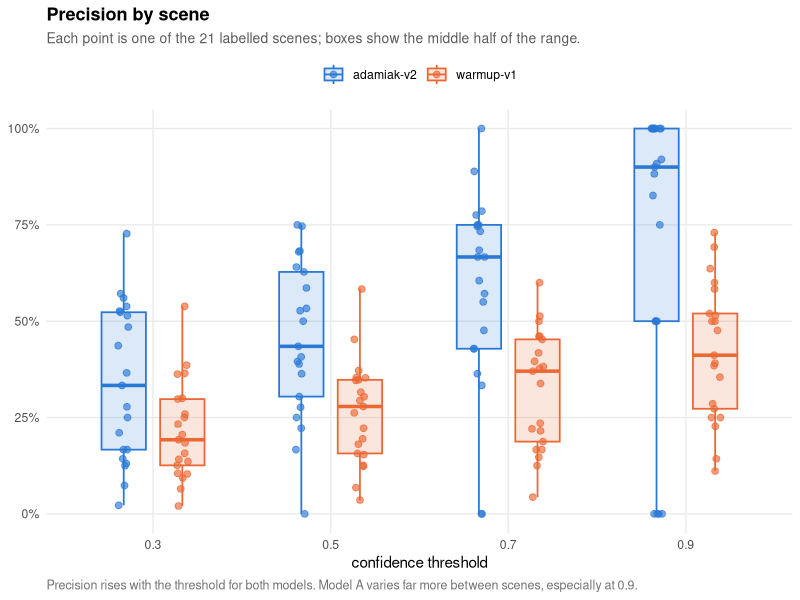
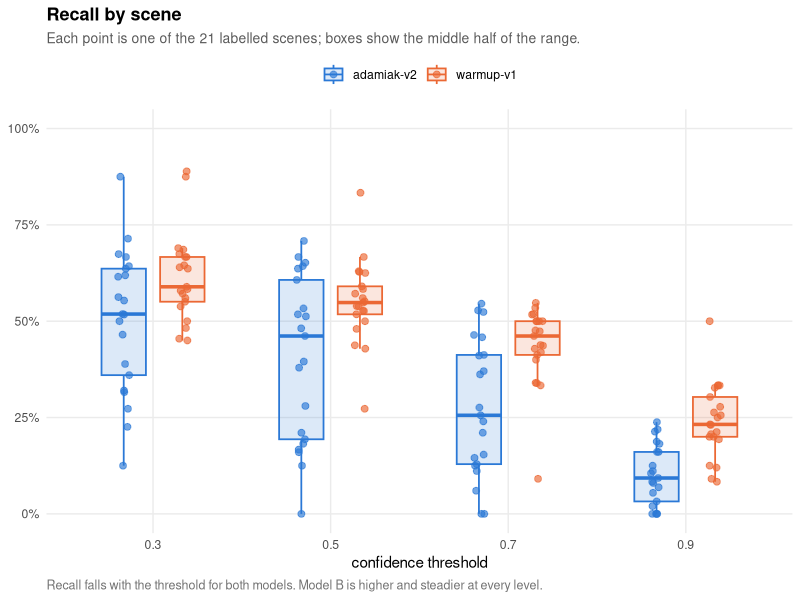
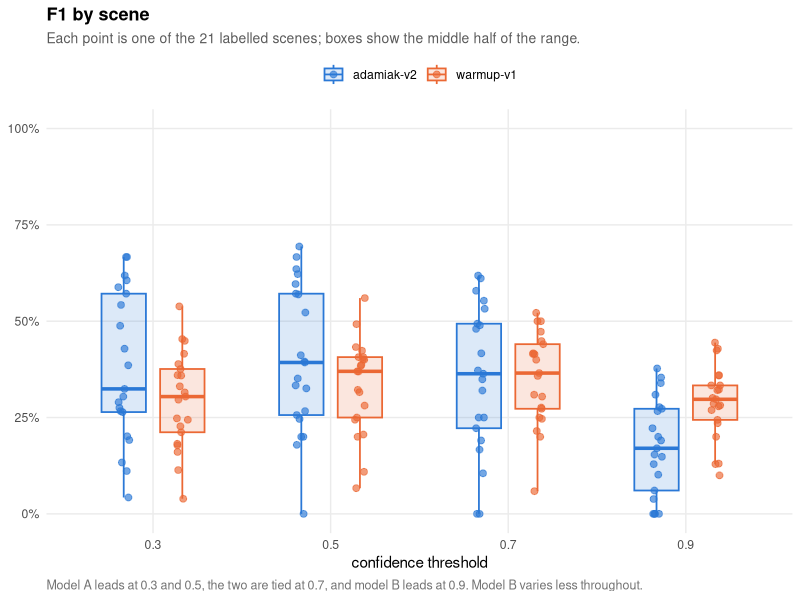
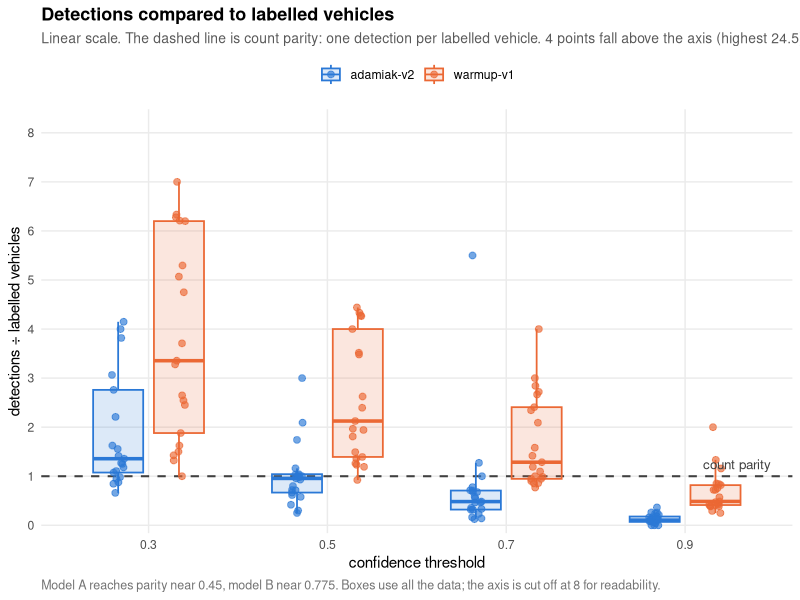
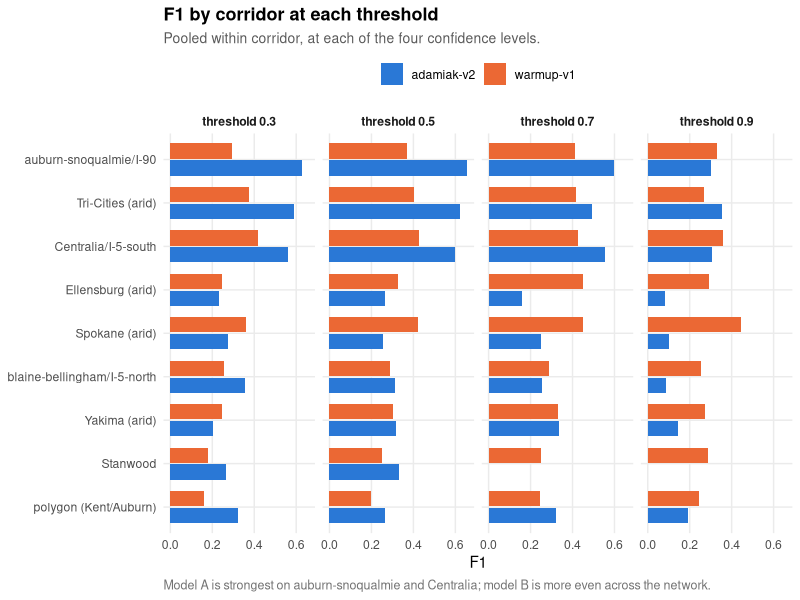
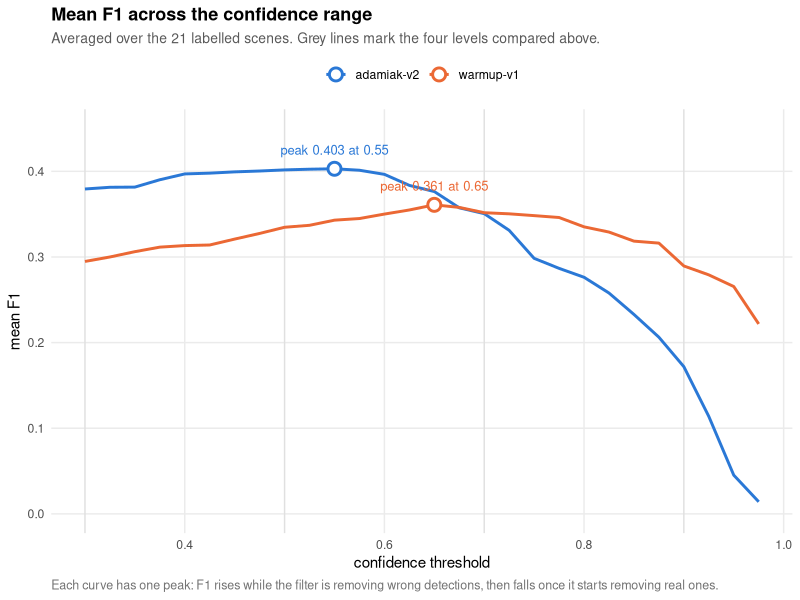
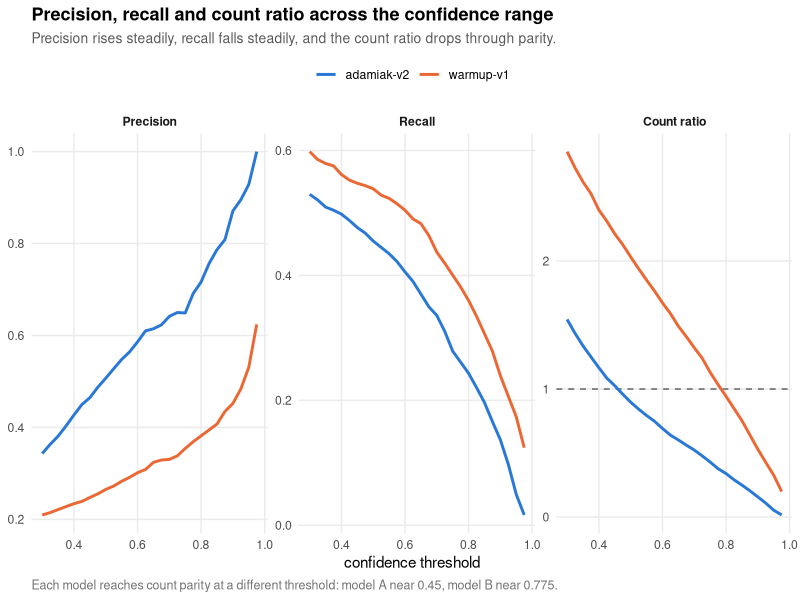

R code for these plots, in order:
## ---- chunk 1
knitr::opts_chunk$set(echo = FALSE, message = FALSE, warning = FALSE, dpi = 150, fig.retina = 2)
suppressPackageStartupMessages({
  library(readr); library(dplyr); library(tidyr); library(tibble)
  library(ggplot2); library(forcats); library(scales)
})
MODELS <- c(MODEL_A = "adamiak-v2", MODEL_B = "warmup-v1")
PAL    <- c("adamiak-v2" = "#2a78d6", "warmup-v1" = "#eb6834")
FOCUS  <- c(0.3, 0.5, 0.7, 0.9)

theme_set(theme_minimal(base_size = 11) +
  theme(panel.grid.minor = element_blank(),
        plot.title = element_text(face = "bold", size = 13),
        plot.subtitle = element_text(colour = "grey35", size = 10),
        plot.caption = element_text(colour = "grey45", size = 9, hjust = 0),
        strip.text = element_text(face = "bold"),
        legend.position = "top", legend.title = element_blank()))

results <- read_csv("data/results.csv", show_col_types = FALSE) |>
  mutate(model = recode(model, !!!MODELS), model = factor(model, levels = unname(MODELS)))
sweep <- read_csv("data/threshold_sweep.csv", show_col_types = FALSE) |>
  mutate(model = recode(model, !!!MODELS), model = factor(model, levels = unname(MODELS)))
scenes <- read_csv("data/scenes.csv", show_col_types = FALSE)

pooled <- function(df, ...) {
  df |> group_by(...) |>
    summarise(TP = sum(TP), FP = sum(FP), FN = sum(FN),
              detected = sum(detected_count), annotated = sum(annotated_count), .groups = "drop") |>
    mutate(precision = TP / pmax(TP + FP, 1), recall = TP / pmax(TP + FN, 1),
           f1 = 2 * TP / pmax(2 * TP + FP + FN, 1), count_ratio = detected / pmax(annotated, 1))
}
foc <- results |> filter(threshold %in% FOCUS)
## ---- chunk 2
scenes |> filter(labelled_vehicles > 0) |>
  group_by(Corridor = corridor) |>
  summarise(Scenes = n(), Vehicles = sum(labelled_vehicles),
            `Area (km²)` = round(sum(valid_km2), 1),
            `Vehicles per km²` = round(sum(labelled_vehicles) / sum(valid_km2), 2),
            `Date range` = if (n() == 1) as.character(min(date))
                           else paste(min(date), "to", max(date)), .groups = "drop") |>
  arrange(desc(Vehicles))
## ---- chunk 3
pooled(foc, model, threshold) |>
  transmute(Model = model, Threshold = threshold, TP, FP, FN,
            Detections = detected, Labelled = annotated,
            Precision = round(precision, 3), Recall = round(recall, 3),
            F1 = round(f1, 3), `Count ratio` = round(count_ratio, 2))
## ---- chunk 4
box_metric <- function(var, title, sub, cap) {
  foc |>
    ggplot(aes(factor(threshold), .data[[var]], colour = model, fill = model)) +
    geom_boxplot(alpha = 0.16, width = 0.5, outlier.shape = NA, linewidth = 0.6,
                 position = position_dodge(width = 0.66)) +
    geom_point(position = position_jitterdodge(jitter.width = 0.13, dodge.width = 0.66),
               alpha = 0.65, size = 2) +
    scale_colour_manual(values = PAL) + scale_fill_manual(values = PAL) +
    scale_y_continuous(limits = c(0, 1), labels = percent_format(accuracy = 1)) +
    labs(title = title, subtitle = sub, x = "confidence threshold", y = NULL, caption = cap)
}
## ---- chunk 5
box_metric("precision", "Precision by scene",
  "Each point is one of the 21 labelled scenes; boxes show the middle half of the range.",
  "Precision rises with the threshold for both models. Model A varies far more between scenes, especially at 0.9.")
## ---- chunk 6
box_metric("recall", "Recall by scene",
  "Each point is one of the 21 labelled scenes; boxes show the middle half of the range.",
  "Recall falls with the threshold for both models. Model B is higher and steadier at every level.")
## ---- chunk 7
box_metric("f1", "F1 by scene",
  "Each point is one of the 21 labelled scenes; boxes show the middle half of the range.",
  "Model A leads at 0.3 and 0.5, the two are tied at 0.7, and model B leads at 0.9. Model B varies less throughout.")
## ---- chunk 8
foc |>
  group_by(Model = model, Threshold = threshold) |>
  summarise(`Scenes` = n(), `F1 mean` = round(mean(f1), 3), `F1 median` = round(median(f1), 3),
            `F1 SD` = round(sd(f1), 3), `F1 var.` = round(var(f1), 4),
            `Recall mean` = round(mean(recall), 3), `Recall SD` = round(sd(recall), 3),
            `Prec. mean` = round(mean(precision), 3), `Prec. SD` = round(sd(precision), 3),
            .groups = "drop")
## ---- chunk 9
YCAP  <- 8
above <- foc |> filter(count_ratio > YCAP)

foc |>
  ggplot(aes(factor(threshold), count_ratio, colour = model, fill = model)) +
  geom_hline(yintercept = 1, linetype = "dashed", colour = "grey25", linewidth = 0.7) +
  geom_boxplot(alpha = 0.16, width = 0.56, outlier.shape = NA, linewidth = 0.6,
               position = position_dodge(width = 0.68)) +
  geom_point(position = position_jitterdodge(jitter.width = 0.14, dodge.width = 0.68),
             alpha = 0.65, size = 2) +
  annotate("text", x = 4.48, y = 1, label = "count parity", vjust = -0.7, hjust = 1,
           size = 3.4, colour = "grey25") +
  scale_colour_manual(values = PAL) + scale_fill_manual(values = PAL) +
  scale_y_continuous(breaks = seq(0, YCAP, 1), expand = expansion(mult = c(0.02, 0.06))) +
  coord_cartesian(ylim = c(0, YCAP)) +
  labs(title = "Detections compared to labelled vehicles",
       subtitle = paste0("Linear scale. The dashed line is count parity: one detection per labelled vehicle. ",
                         nrow(above), " points fall above the axis (highest ",
                         sprintf("%.1f", max(above$count_ratio)),
                         "), all from EllensburgPreferredTest_01, a scene with only 2 labelled vehicles."),
       x = "confidence threshold", y = "detections ÷ labelled vehicles",
       caption = "Model A reaches parity near 0.45, model B near 0.775. Boxes use all the data; the axis is cut off at 8 for readability.")
## ---- chunk 10
pooled(foc, corridor, model, threshold) |>
  mutate(corridor = fct_reorder(corridor, f1, .fun = max)) |>
  ggplot(aes(f1, corridor, fill = model)) +
  geom_col(position = position_dodge(width = 0.78), width = 0.7) +
  facet_wrap(~ paste("threshold", threshold), nrow = 1) +
  scale_fill_manual(values = PAL) +
  labs(title = "F1 by corridor at each threshold",
       subtitle = "Pooled within corridor, at each of the four confidence levels.",
       x = "F1", y = NULL,
       caption = "Model A is strongest on auburn-snoqualmie and Centralia; model B is more even across the network.")
## ---- chunk 11
peaks <- sweep |> group_by(model) |> slice_max(mean_F1, n = 1) |> ungroup()
sweep |>
  ggplot(aes(threshold, mean_F1, colour = model)) +
  geom_vline(xintercept = FOCUS, colour = "grey88") +
  geom_line(linewidth = 1) +
  geom_point(data = peaks, size = 3.4, shape = 21, stroke = 1.5, fill = "white") +
  geom_text(data = peaks, aes(label = sprintf("peak %.3f at %.2f", mean_F1, threshold)),
            vjust = -1.4, size = 3.3, show.legend = FALSE) +
  scale_y_continuous(limits = c(0, 0.45)) +
  scale_colour_manual(values = PAL) +
  labs(title = "Mean F1 across the confidence range",
       subtitle = "Averaged over the 21 labelled scenes. Grey lines mark the four levels compared above.",
       x = "confidence threshold", y = "mean F1",
       caption = "Each curve has one peak: F1 rises while the filter is removing wrong detections, then falls once it starts removing real ones.")
## ---- chunk 12
sweep |>
  select(model, threshold, Precision = pooled_P, Recall = pooled_R, `Count ratio` = count_ratio) |>
  pivot_longer(c(Precision, Recall, `Count ratio`), names_to = "metric", values_to = "value") |>
  mutate(metric = factor(metric, levels = c("Precision", "Recall", "Count ratio"))) |>
  ggplot(aes(threshold, value, colour = model)) +
  geom_hline(data = tibble(metric = factor("Count ratio",
              levels = c("Precision", "Recall", "Count ratio")), y = 1),
             aes(yintercept = y), linetype = "dashed", colour = "grey40") +
  geom_line(linewidth = 1) +
  facet_wrap(~ metric, nrow = 1, scales = "free_y") +
  scale_colour_manual(values = PAL) +
  labs(title = "Precision, recall and count ratio across the confidence range",
       subtitle = "Precision rises steadily, recall falls steadily, and the count ratio drops through parity.",
       x = "confidence threshold", y = NULL,
       caption = "Each model reaches count parity at a different threshold: model A near 0.45, model B near 0.775.")
